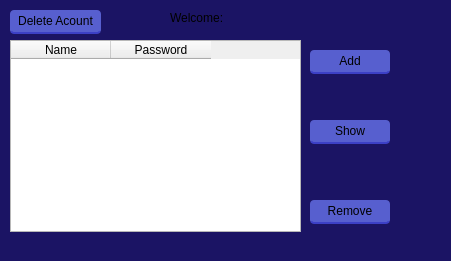
<?xml version="1.0" encoding="UTF-8"?>
<ui version="4.0">
 <class>passwordbase</class>
 <widget class="QDialog" name="passwordbase">
  <property name="geometry">
   <rect>
    <x>0</x>
    <y>0</y>
    <width>451</width>
    <height>261</height>
   </rect>
  </property>
  <property name="windowTitle">
   <string>Dialog</string>
  </property>
  <property name="styleSheet">
   <string notr="true">QDialog
{

	Background-color:#1B1464;

}</string>
  </property>
  <widget class="QPushButton" name="AddButton">
   <property name="geometry">
    <rect>
     <x>310</x>
     <y>50</y>
     <width>80</width>
     <height>24</height>
    </rect>
   </property>
   <property name="styleSheet">
    <string notr="true">QPushButton
{

	background-color: #575fcf;
	border-bottom: 2px solid #3c40c6;
	
	border-radius: 4px;
}
QPushButton::Hover
{
	background-color : #3c40c6;
	border-bottom: 2px solid #575fcf;
	
	border-radius: 4px;
}
QPushButton::pressed
{
	background-color: #575fcf;
	border-bottom: 2px solid #3c40c6;
	
	border-radius: 4px;
}
</string>
   </property>
   <property name="text">
    <string>Add</string>
   </property>
  </widget>
  <widget class="QPushButton" name="ShowButton">
   <property name="geometry">
    <rect>
     <x>310</x>
     <y>120</y>
     <width>80</width>
     <height>24</height>
    </rect>
   </property>
   <property name="styleSheet">
    <string notr="true">QPushButton
{

	background-color: #575fcf;
	border-bottom: 2px solid #3c40c6;
	
	border-radius: 4px;
}
QPushButton::Hover
{
	background-color : #3c40c6;
	border-bottom: 2px solid #575fcf;
	
	border-radius: 4px;
}
QPushButton::pressed
{
	background-color: #575fcf;
	border-bottom: 2px solid #3c40c6;
	
	border-radius: 4px;
}
</string>
   </property>
   <property name="text">
    <string>Show</string>
   </property>
  </widget>
  <widget class="QPushButton" name="RemoveButton">
   <property name="geometry">
    <rect>
     <x>310</x>
     <y>200</y>
     <width>80</width>
     <height>24</height>
    </rect>
   </property>
   <property name="styleSheet">
    <string notr="true">QPushButton
{

	background-color: #575fcf;
	border-bottom: 2px solid #3c40c6;
	
	border-radius: 4px;
}
QPushButton::Hover
{
	background-color : #3c40c6;
	border-bottom: 2px solid #575fcf;
	
	border-radius: 4px;
}
QPushButton::pressed
{
	background-color: #575fcf;
	border-bottom: 2px solid #3c40c6;
	
	border-radius: 4px;
}
</string>
   </property>
   <property name="text">
    <string>Remove</string>
   </property>
  </widget>
  <widget class="QTableWidget" name="PassTable">
   <property name="geometry">
    <rect>
     <x>10</x>
     <y>40</y>
     <width>291</width>
     <height>192</height>
    </rect>
   </property>
   <column>
    <property name="text">
     <string>Name</string>
    </property>
   </column>
   <column>
    <property name="text">
     <string>Password</string>
    </property>
   </column>
  </widget>
  <widget class="QPushButton" name="DeleteAc">
   <property name="geometry">
    <rect>
     <x>10</x>
     <y>10</y>
     <width>91</width>
     <height>24</height>
    </rect>
   </property>
   <property name="styleSheet">
    <string notr="true">QPushButton
{

	background-color: #575fcf;
	border-bottom: 2px solid #3c40c6;
	
	border-radius: 4px;
}
QPushButton::Hover
{
	background-color : #3c40c6;
	border-bottom: 2px solid #575fcf;
	
	border-radius: 4px;
}
QPushButton::pressed
{
	background-color: #575fcf;
	border-bottom: 2px solid #3c40c6;
	
	border-radius: 4px;
}
</string>
   </property>
   <property name="text">
    <string>Delete Acount</string>
   </property>
  </widget>
  <widget class="QLabel" name="WelcomeLabel">
   <property name="geometry">
    <rect>
     <x>170</x>
     <y>10</y>
     <width>171</width>
     <height>16</height>
    </rect>
   </property>
   <property name="text">
    <string>Welcome: </string>
   </property>
  </widget>
 </widget>
 <resources/>
 <connections/>
</ui>
